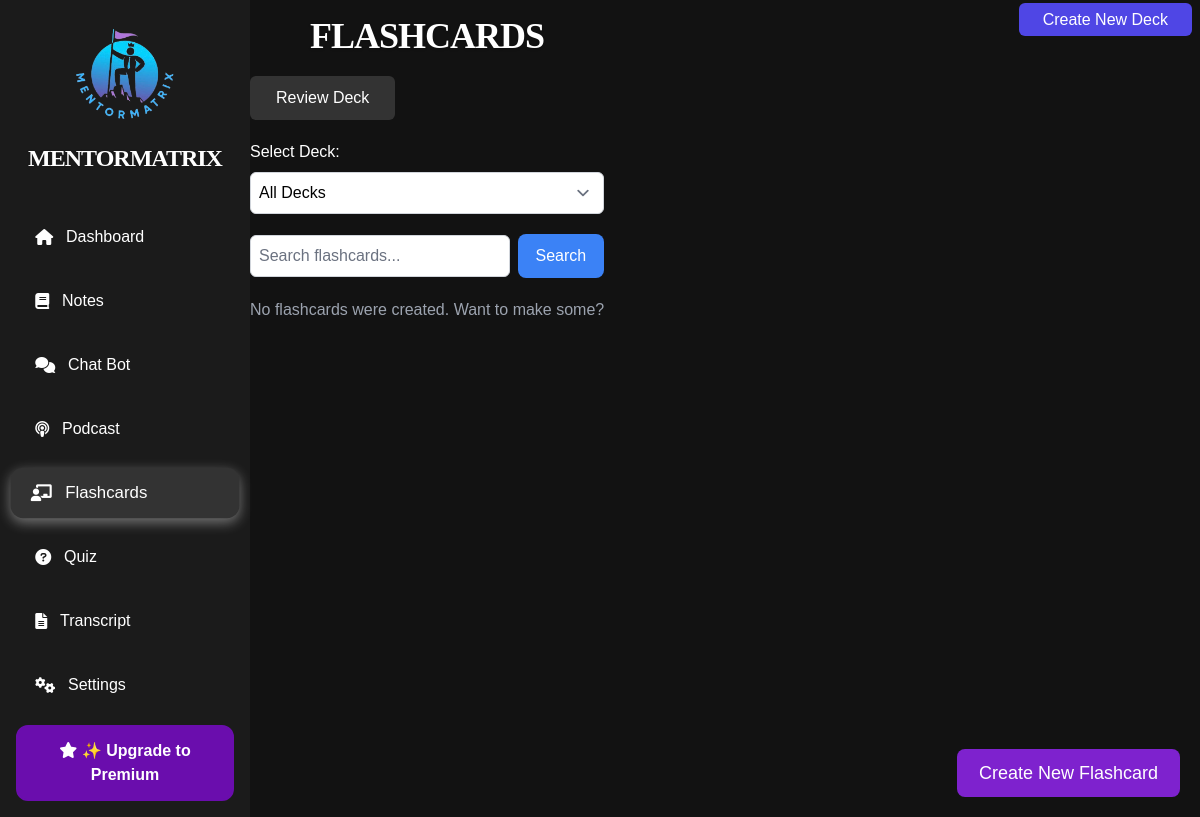
The app's page /flashcards, older data.
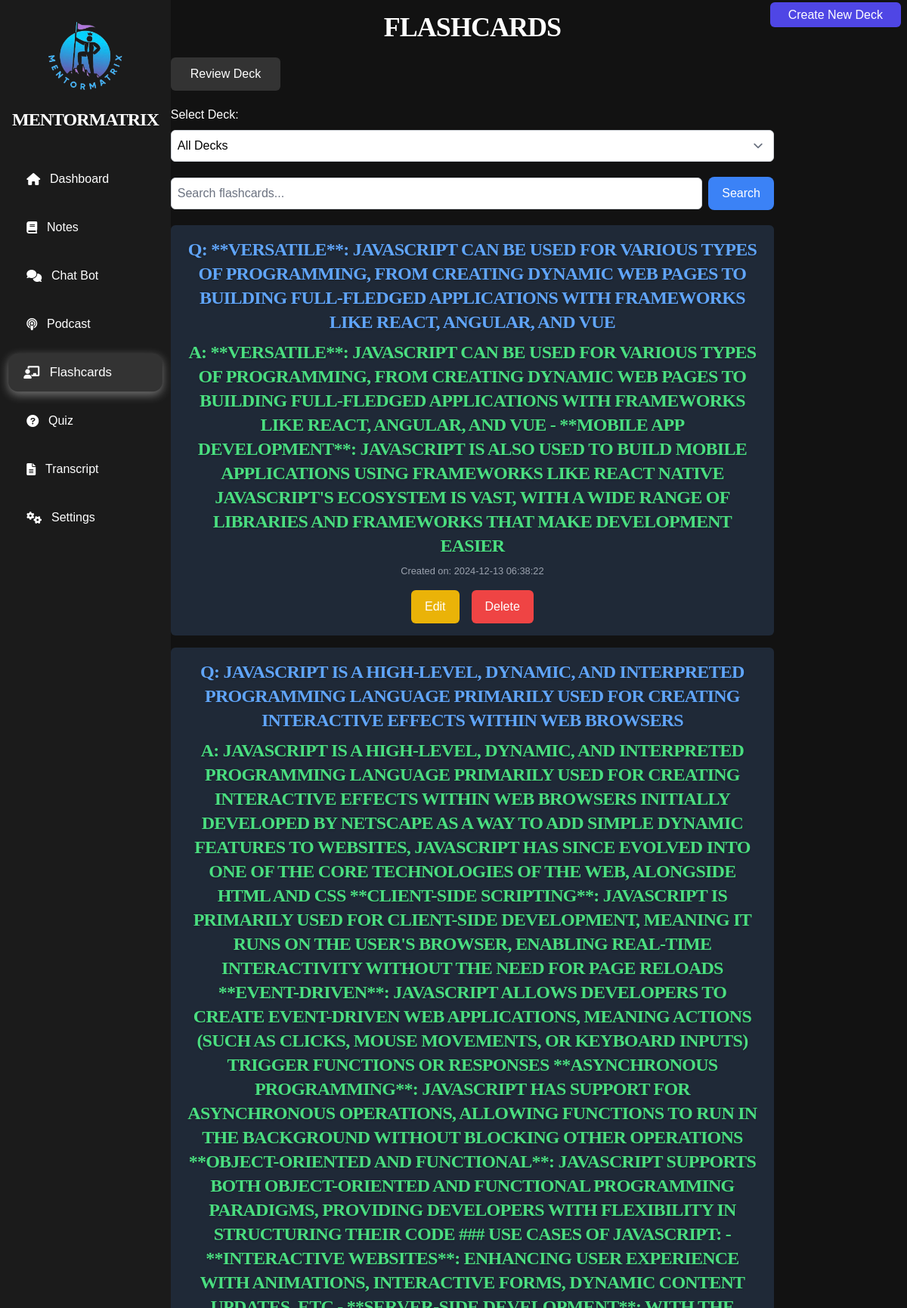
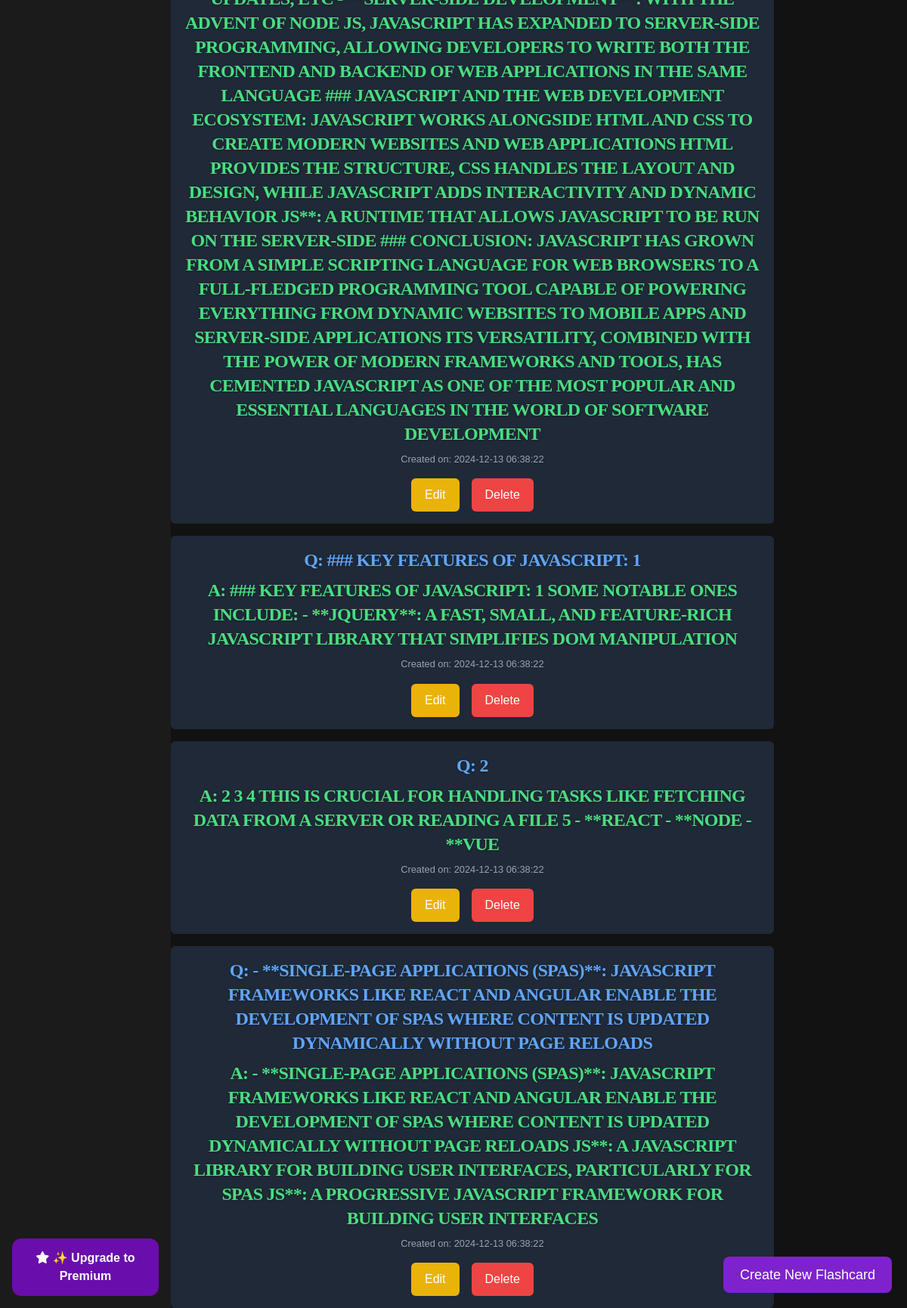
The same page, newer data (2 pictures, top to bottom).
### tables this page shows
CREATE TABLE flashcards (
                    id INTEGER PRIMARY KEY AUTOINCREMENT,
                    deck_id INTEGER NOT NULL,
                    note_id INTEGER,
                    question TEXT NOT NULL,
                    answer TEXT NOT NULL,
                    created_at DATETIME DEFAULT CURRENT_TIMESTAMP,
                    updated_at DATETIME DEFAULT CURRENT_TIMESTAMP,
                    FOREIGN KEY (deck_id) REFERENCES decks(id) ON DELETE CASCADE,
                    FOREIGN KEY (note_id) REFERENCES notes(id) ON DELETE CASCADE);

### routes/flashcards.py (the view)
@flashcards_blueprint.route('/flashcards')
def flashcards():
    deck_id = request.args.get('deck_id')
    if deck_id:
        flashcards = db.execute("SELECT * FROM flashcards WHERE deck_id = ? ORDER BY created_at DESC", deck_id)
    else:
        flashcards = db.execute("SELECT * FROM flashcards ORDER BY created_at DESC")
    decks = db.execute("SELECT * FROM decks ORDER BY created_at DESC")  # Get available decks
    return render_template('flashcards.html', current_route='flashcards', flashcards=flashcards, decks=decks, selected_deck_id=deck_id)

### templates/flashcards.html (shortened to what this page needs)
{% extends "layout.html" %}
{% block other_head_stuff %}
<link rel="stylesheet" href="{{ url_for('static', filename='css/popup.css') }}">
{% endblock %}
{% block content %}
  <div class="container text-white">
    <div class="main-content">
      <h1 class="text-center text-4xl mb-5">Flashcards</h1>
      <div class="absolute top-2 right-2">
        <a id="create_new_deck"
           href="{{ url_for('flashcards.create_deck') }}"
           class="px-6 py-2 bg-indigo-600 text-white font-medium rounded-md hover:bg-indigo-700 focus:outline-none focus:ring focus:ring-indigo-300">
            Create New Deck
        </a>
      </div>
      <div class="relative mb-5">
        <button id="reviewDeckBtn" class="px-6 py-2 bg-green-600 text-white font-medium rounded-md hover:bg-green-700 focus:outline-none focus:ring focus:ring-green-300">
          Review Deck
        </button>
      </div>
      <form action="{{ url_for('flashcards.flashcards') }}" method="GET" class="mb-5">
        <label for="deck-select" class="block mb-2">Select Deck:</label>
        <select name="deck_id" id="deck-select" class="block w-full p-2 rounded-md border border-gray-300 text-black" onchange="this.form.submit()">
          <option value="">All Decks</option>
        </select>
      </form>
      <button id="openModalBtn" class="fixed bottom-5 right-5 z-50 bg-purple-700 text-white px-5 py-2 rounded-lg text-lg hover:bg-purple-800 transition">
        Create New Flashcard
      </button>
      <form action="/search_flashcards" method="GET" class="flex items-center gap-2 mb-5">
        <input type="text" name="query" placeholder="Search flashcards..." value="{{ search_query or '' }}" class="flex-grow p-2 rounded-md border border-gray-300 text-black" />
        <button type="submit" class="bg-blue-500 text-white px-4 py-2 rounded-lg hover:bg-blue-600 transition">
          Search
        </button>
      </form>
      <ul class="space-y-4">
        {% for flashcard in flashcards %}
          <li class="bg-gray-800 p-4 rounded-md text-center relative">
            <div class="flashcard-content">
              <div class="flashcard-front">
                <h2 class="text-2xl mb-2 text-blue-400">Q: {{ flashcard.question }}</h2>
              </div>
              <div class="flashcard-back">
                <h2 class="text-2xl mb-2 text-green-400">A: {{ flashcard.answer }}</h2>
              </div>
            </div>
            <small class="block mt-2 text-gray-400">Created on: {{ flashcard.created_at }}</small>
            <div class="flex justify-center gap-4 mt-4">
              <form action="/edit_flashcard/{{ flashcard.id }}" method="GET" class="inline">
                <button type="submit" class="px-4 py-2 bg-yellow-500 text-white rounded-md hover:bg-yellow-600 transition">
                  Edit
                </button>
              </form>
              <form action="/delete_flashcard/{{ flashcard.id }}" method="POST" class="inline">
                <button type="submit" class="px-4 py-2 bg-red-500 text-white rounded-md hover:bg-red-600 transition">
                  Delete
                </button>
              </form>
            </div>
          </li>
        {% else %}
        <li class="text-gray-400 text-center">No flashcards were created. Want to make some?</li>
        {% endfor %}
      </ul>
    </div>
  </div>
{% endblock %}

### templates/layout.html (shortened to what this page needs)
<!DOCTYPE html>
<html lang="en">
    <head>
        <link rel="stylesheet" href="https://cdnjs.cloudflare.com/ajax/libs/font-awesome/6.0.0-beta3/css/all.min.css">
        <link rel="stylesheet" href="{{ url_for('static', filename='css/tailwind.css') }}">
        <link rel="stylesheet" href="{{ url_for('static', filename='css/base.css') }}">
        {% block other_head_stuff %}
        {% endblock %}
    </head>
    <body>
        <div class="container">
            <aside class="sidebar">
                <div class="logo">
                    <center>
                    <img src="{{ url_for('static', filename='images/MentorMatrix_logo.png') }}"
                        alt="MentorMatrix Logo"
                        style="width: 120px;
                                height: 120px;
                                border-radius: 50%; /* Makes it a circle */
                                overflow: hidden; /* Ensures contents stay within the circle */"
                        >
                        <h1>MentorMatrix</h1>
                    </center>
                </div>
                <nav class="nav-links">
                    <button class="nav-item {% if current_route == 'dashboard' %}active{% endif %}" onclick="redirectToPage('/dashboard')">
                        <i class="fas fa-home nav-icon"></i> Dashboard
                    </button>
                    <button class="nav-item {% if current_route == 'notes' %}active{% endif %}" onclick="redirectToPage('/notes')">
                        <i class="fas fa-book nav-icon"></i> Notes
                    </button>
                    <button class="nav-item {% if current_route == 'chatbot' %}active{% endif %}" onclick="redirectToPage('/chatbot')">
                        <i class="fas fa-comments nav-icon"></i> Chat Bot
                    </button>
                    <button class="nav-item {% if current_route == 'podcast' %}active{% endif %}" onclick="redirectToPage('/podcast')">
                        <i class="fas fa-podcast nav-icon"></i> Podcast
                    </button>
                    <button class="nav-item {% if current_route == 'flashcards' %}active{% endif %}" onclick="redirectToPage('/flashcards')">
                        <i class="fas fa-chalkboard-teacher nav-icon"></i> Flashcards
                    </button>
                    <button class="nav-item {% if current_route == 'quiz' %}active{% endif %}" onclick="redirectToPage('/quiz')">
                        <i class="fas fa-question-circle nav-icon"></i> Quiz
                    </button>
                    <button class="nav-item {% if current_route == 'transcript' %}active{% endif %}" onclick="redirectToPage('/transcript')">
                        <i class="fas fa-file-alt nav-icon"></i> Transcript
                    </button>
                    <button class="nav-item {% if current_route == 'settings' %}active{% endif %}" onclick="redirectToPage('/settings')">
                        <i class="fas fa-cogs nav-icon"></i> Settings
                    </button>
                </nav>
                <button class="premium-button" onclick="redirectToPage('/pricing')">
                    <i class="fas fa-star nav-icon"></i> ✨ Upgrade to Premium
                </button>
            </aside>
            <main class="main-content">
                {% block content %}
                {% endblock %}
            </main>
        </div>
    </body>
    </html>

### static/css/base.css (style rules this page uses)
* { margin: 0; padding: 0; box-sizing: border-box; }
:root { --font-family: 'Arial', sans-serif; --background-color: #121212; --text-color: #e0e0e0; --primary-purple: #6a0dad; --hover-purple: #5c0ab8; --active-purple: #4b0997; --hover-bg-color: #333333; --active-bg-color: #333333; --white: #ffffff; --soft-text-shadow: 0 1px 3px rgba(0, 0, 0, 0.2); }
body { font-family: var(--font-family); background-color: var(--background-color); color: var(--text-color); }
.container { display: flex; min-height: 100vh; }
.logo h1 { font-size: 1.5rem; color: #ffffff; margin: 1rem 0; }
.nav-links { flex-grow: 1; }
.nav-item { display: flex; align-items: center; color: #bbbbbb; font-size: 1rem; padding: 0.75rem 0; text-decoration: none; }
.nav-item i { margin-right: 10px; }
.nav-item.active, .nav-item:hover { color: #ffffff; background-color: #333333; border-radius: 8px; padding-left: 10px; }
.premium-button { background-color: var(--primary-purple);; color: var(--white); font-size: 1rem; font-weight: 600; padding: 0.75rem 1.5rem; text-align: center; border-radius: 12px; border: 2px solid #6a0dad; cursor: pointer; margin-top: 1rem; display: inline-block; transition: all 0.3s ease-in-out; }
button { cursor: pointer; background-color: #333333; color: #ffffff; font-size: 1rem; font-weight: 500; padding: 0.75rem 1.5rem; border-radius: 8px; border: 2px solid transparent; display: inline-block; transition: all 0.3s ease; }
button, .premium-button { transition: all 0.3s ease; }
h1, h2, h3 { color: #ffffff; font-weight: 600; letter-spacing: -0.5px; text-transform: uppercase; font-family: montserrat, serif; line-height: 1.2; }
h1, h2, h3 { text-shadow: var(--soft-text-shadow); }
h1 { font-size: 3rem; letter-spacing: -1px; }
h2 { font-size: 2.25rem; letter-spacing: -0.75px; }
a { color: #bb86fc; text-decoration: none; font-weight: 500; transition: color 0.3s ease-in-out, text-decoration 0.3s ease-in-out; }
.sidebar { width: 250px; background-color: #1b1b1b; padding: 1rem; display: flex; flex-direction: column; justify-content: space-between; }
.sidebar .logo h1 { font-size: 1.5rem; color: #ffffff; margin-top: 0.5rem; }
.nav-links { display: flex; flex-direction: column; gap: 1rem; margin-top: 1.5rem; }
.nav-links .nav-item { display: flex; align-items: center; padding: 0.75rem 1.2rem; border-radius: 12px; color: #fff; font-size: 1rem; background-color: transparent; border: 2px solid transparent; cursor: pointer; text-align: left; transition: background-color 0.3s, border 0.3s, box-shadow 0.3s, transform 0.2s; width: 100%; will-change: transform, background-color; }
.nav-links .nav-item.active { background-color: var(--active-bg-color); border-color: #fff; box-shadow: 0 4px 12px rgba(255, 255, 255, 0.4); transform: scale(1.05); }
.nav-links .nav-item i { margin-right: 0.8rem; }
.nav-links .nav-item { outline: none; border: none; background: none; text-decoration: none; }

Row changes from the older to the newer data that the page shows:
added flashcards: question "**VERSATILE**: JAVASCRIPT CAN BE USED FOR VARIOUS TYPES OF PROGRAMMING, FROM CREATING DYNAMIC WEB PAGES TO BUILDING FULL-FLEDGED APPLICATIONS WITH FRAMEWORKS LIKE REACT, ANGULAR, AND VUE", answer "**VERSATILE**: JAVASCRIPT CAN BE USED FOR VARIOUS TYPES OF PROGRAMMING, FROM CREATING DYNAMIC WEB PAGES TO BUILDING FULL-FLEDGED APPLICATIONS WITH FRAMEWORKS LIKE REACT, ANGULAR, AND VUE - **MOBILE APP DEVELOPMENT**: JAVASCRIPT IS ALSO USED TO BUILD MOBILE APPLICATIONS USING FRAMEWORKS LIKE REACT NATIVE JAVASCRIPT'S ECOSYSTEM IS VAST, WITH A WIDE RANGE OF LIBRARIES AND FRAMEWORKS THAT MAKE DEVELOPMENT EASIER", created_at "2024-12-13 06:38:22"
added flashcards: question "JAVASCRIPT IS A HIGH-LEVEL, DYNAMIC, AND INTERPRETED PROGRAMMING LANGUAGE PRIMARILY USED FOR CREATING INTERACTIVE EFFECTS WITHIN WEB BROWSERS", answer "JAVASCRIPT IS A HIGH-LEVEL, DYNAMIC, AND INTERPRETED PROGRAMMING LANGUAGE PRIMARILY USED FOR CREATING INTERACTIVE EFFECTS WITHIN WEB BROWSERS INITIALLY DEVELOPED BY NETSCAPE AS A WAY TO ADD SIMPLE DYNAMIC FEATURES TO WEBSITES, JAVASCRIPT HAS SINCE EVOLVED INTO ONE OF THE CORE TECHNOLOGIES OF THE WEB, ALONGSIDE HTML AND CSS **CLIENT-SIDE SCRIPTING**: JAVASCRIPT IS PRIMARILY USED FOR CLIENT-SIDE DEVELOPMENT, MEANING IT RUNS ON THE USER'S BROWSER, ENABLING REAL-TIME INTERACTIVITY WITHOUT THE NEED FOR PAGE RELOADS **EVENT-DRIVEN**: JAVASCRIPT ALLOWS DEVELOPERS TO CREATE EVENT-DRIVEN WEB APPLICATIONS, MEANING ACTIONS (SUCH AS CLICKS, MOUSE MOVEMENTS, OR KEYBOARD INPUTS) TRIGGER FUNCTIONS OR…", created_at "2024-12-13 06:38:22"
added flashcards: question "### KEY FEATURES OF JAVASCRIPT: 1", answer "### KEY FEATURES OF JAVASCRIPT: 1 SOME NOTABLE ONES INCLUDE: - **JQUERY**: A FAST, SMALL, AND FEATURE-RICH JAVASCRIPT LIBRARY THAT SIMPLIFIES DOM MANIPULATION", created_at "2024-12-13 06:38:22"
added flashcards: question "2", answer "2 3 4 THIS IS CRUCIAL FOR HANDLING TASKS LIKE FETCHING DATA FROM A SERVER OR READING A FILE 5 - **REACT - **NODE - **VUE", created_at "2024-12-13 06:38:22"
added flashcards: question "- **SINGLE-PAGE APPLICATIONS (SPAS)**: JAVASCRIPT FRAMEWORKS LIKE REACT AND ANGULAR ENABLE THE DEVELOPMENT OF SPAS WHERE CONTENT IS UPDATED DYNAMICALLY WITHOUT PAGE RELOADS", answer "- **SINGLE-PAGE APPLICATIONS (SPAS)**: JAVASCRIPT FRAMEWORKS LIKE REACT AND ANGULAR ENABLE THE DEVELOPMENT OF SPAS WHERE CONTENT IS UPDATED DYNAMICALLY WITHOUT PAGE RELOADS JS**: A JAVASCRIPT LIBRARY FOR BUILDING USER INTERFACES, PARTICULARLY FOR SPAS JS**: A PROGRESSIVE JAVASCRIPT FRAMEWORK FOR BUILDING USER INTERFACES", created_at "2024-12-13 06:38:22"
Text that changed along with them:
text no longer shown: "No flashcards were created. Want to make some?"
